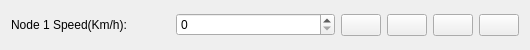
<?xml version="1.0" encoding="UTF-8"?>
<ui version="4.0">
 <class>MovableNode</class>
 <widget class="QWidget" name="MovableNode">
  <property name="geometry">
   <rect>
    <x>0</x>
    <y>0</y>
    <width>530</width>
    <height>50</height>
   </rect>
  </property>
  <property name="sizePolicy">
   <sizepolicy hsizetype="MinimumExpanding" vsizetype="MinimumExpanding">
    <horstretch>0</horstretch>
    <verstretch>0</verstretch>
   </sizepolicy>
  </property>
  <property name="minimumSize">
   <size>
    <width>100</width>
    <height>50</height>
   </size>
  </property>
  <property name="windowTitle">
   <string>Form</string>
  </property>
  <layout class="QGridLayout" name="gridLayout">
   <property name="sizeConstraint">
    <enum>QLayout::SetMinimumSize</enum>
   </property>
   <item row="0" column="0" rowspan="2" colspan="2">
    <layout class="QHBoxLayout" name="horizontalLayout_3">
     <item>
      <layout class="QHBoxLayout" name="horizontalLayout_2">
       <item>
        <widget class="QLabel" name="label">
         <property name="text">
          <string>Node 1 Speed(Km/h):</string>
         </property>
        </widget>
       </item>
       <item>
        <widget class="QSpinBox" name="spinBox"/>
       </item>
      </layout>
     </item>
     <item>
      <layout class="QHBoxLayout" name="horizontalLayout">
       <item>
        <widget class="QPushButton" name="pb_up">
         <property name="sizePolicy">
          <sizepolicy hsizetype="Fixed" vsizetype="Fixed">
           <horstretch>0</horstretch>
           <verstretch>0</verstretch>
          </sizepolicy>
         </property>
         <property name="text">
          <string/>
         </property>
         <property name="icon">
          <iconset>
           <normaloff>QtICons/w_u.png</normaloff>QtICons/w_u.png</iconset>
         </property>
         <property name="checkable">
          <bool>true</bool>
         </property>
        </widget>
       </item>
       <item>
        <widget class="QPushButton" name="pb_down">
         <property name="sizePolicy">
          <sizepolicy hsizetype="Fixed" vsizetype="Fixed">
           <horstretch>0</horstretch>
           <verstretch>0</verstretch>
          </sizepolicy>
         </property>
         <property name="text">
          <string/>
         </property>
         <property name="icon">
          <iconset>
           <normaloff>QtICons/w_d.png</normaloff>QtICons/w_d.png</iconset>
         </property>
         <property name="checkable">
          <bool>true</bool>
         </property>
        </widget>
       </item>
       <item>
        <widget class="QPushButton" name="pb_left">
         <property name="sizePolicy">
          <sizepolicy hsizetype="Fixed" vsizetype="Fixed">
           <horstretch>0</horstretch>
           <verstretch>0</verstretch>
          </sizepolicy>
         </property>
         <property name="text">
          <string/>
         </property>
         <property name="icon">
          <iconset>
           <normaloff>../../Desktop/QtICons/w_r.png</normaloff>
           <normalon>../../Desktop/QtICons/b_r.png</normalon>../../Desktop/QtICons/w_r.png</iconset>
         </property>
         <property name="checkable">
          <bool>true</bool>
         </property>
        </widget>
       </item>
       <item>
        <widget class="QPushButton" name="pb_right">
         <property name="sizePolicy">
          <sizepolicy hsizetype="Fixed" vsizetype="Fixed">
           <horstretch>0</horstretch>
           <verstretch>0</verstretch>
          </sizepolicy>
         </property>
         <property name="text">
          <string/>
         </property>
         <property name="icon">
          <iconset>
           <normaloff>../../Desktop/QtICons/w_l.png</normaloff>
           <normalon>../../Desktop/QtICons/b_l.png</normalon>../../Desktop/QtICons/w_l.png</iconset>
         </property>
         <property name="checkable">
          <bool>true</bool>
         </property>
        </widget>
       </item>
      </layout>
     </item>
    </layout>
   </item>
   <item row="1" column="1">
    <widget class="QWidget" name="main" native="true"/>
   </item>
  </layout>
 </widget>
 <resources/>
 <connections/>
</ui>
